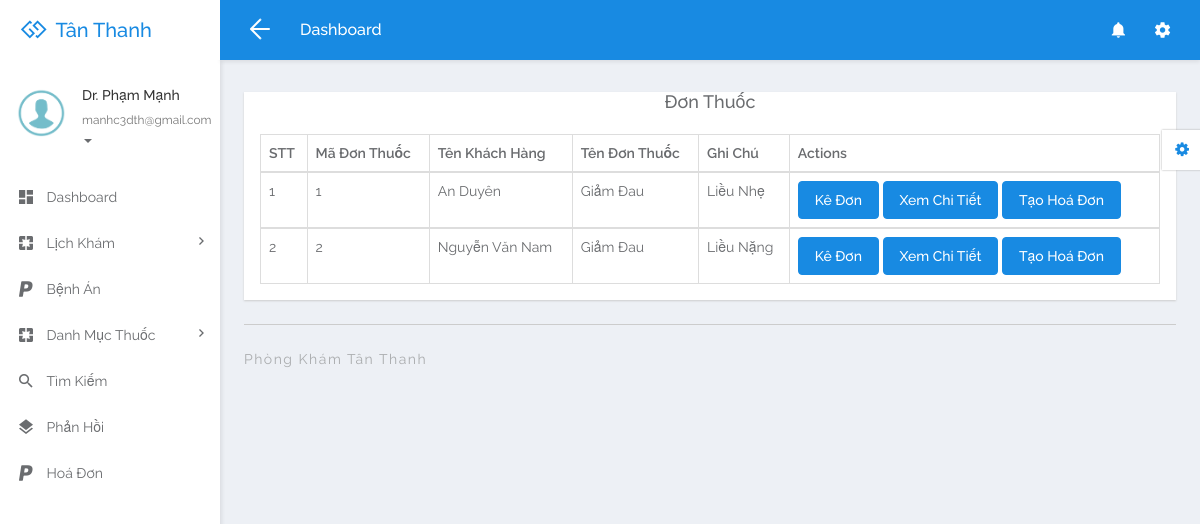
Screenshot of /doctor/donthuoc.php (signed in) with the database file from the repository.
### tables this page shows
CREATE TABLE `tbldoctor` (
  `ID` int(5) NOT NULL,
  `FullName` varchar(250) DEFAULT NULL,
  `MobileNumber` bigint(10) DEFAULT NULL,
  `Email` varchar(250) DEFAULT NULL,
  `Specialization` varchar(250) DEFAULT NULL,
  `Password` varchar(259) DEFAULT NULL,
  `qrcode` varchar(255) DEFAULT NULL,
  `role` int(11) NOT NULL,
  `CreationDate` timestamp NULL DEFAULT current_timestamp()
);

CREATE TABLE `donthuoc` (
  `id_donthuoc` int(11) NOT NULL COMMENT 'Primary Key',
  `hosobenhan_id` int(11) DEFAULT NULL,
  `tenkhachhang` varchar(255) DEFAULT NULL,
  `tendonthuoc` varchar(255) DEFAULT NULL,
  `ghichu` varchar(255) DEFAULT NULL,
  `create_time` datetime DEFAULT NULL COMMENT 'Create Time'
);

### doctor/donthuoc.php (the view, shortened to what this page needs)
<?php
include('includes/dbconnection.php');
if (strlen($_SESSION['damsid']==0)) {
  header('location:logout.php');
  } else{
  ?>
<!DOCTYPE html>
<html lang="en">
<head>
	<link rel="stylesheet" href="libs/bower/font-awesome/css/font-awesome.min.css">
	<link rel="stylesheet" href="libs/bower/material-design-iconic-font/dist/css/material-design-iconic-font.css">
	<link rel="stylesheet" href="libs/bower/animate.css/animate.min.css">
	<link rel="stylesheet" href="libs/bower/fullcalendar/dist/fullcalendar.min.css">
	<link rel="stylesheet" href="libs/bower/perfect-scrollbar/css/perfect-scrollbar.css">
	<link rel="stylesheet" href="assets/css/bootstrap.css">
	<link rel="stylesheet" href="assets/css/core.css">
	<link rel="stylesheet" href="assets/css/app.css">
</head>
<body class="menubar-left menubar-unfold menubar-light theme-primary">
<?php include_once('includes/header.php');?>
<?php include_once('includes/sidebar.php');?>
<main id="app-main" class="app-main">
  <div class="wrap">
	<section class="app-content">
		<div class="row">
			<div class="col-md-12">
				<div class="widget">
  <h4 align="center">Đơn Thuốc </h4>
					<div class="widget-body">
						<div class="table-responsive">
							<table class="table table-bordered table-hover js-basic-example dataTable table-custom">
								<thead>
									<tr>
										<th>STT</th>
										<th>Mã Đơn Thuốc</th>
										<th>Tên Khách Hàng</th>
										<th>Tên Đơn Thuốc</th>
										<th>Ghi Chú</th>
                                        <th>Actions</th>
									</tr>
								</thead>
								<tbody>
                  <?php
$sql="SELECT * from donthuoc ";
$result = $dbh->query($sql);
$data=$result->fetchAll();
$cnt=1;
foreach($data as $row)
{               ?>
									<tr>
										<td><?php echo  ($cnt);?></td>
										<td><?php  echo ($row['id_donthuoc']);?></td>
										<td><?php  echo ($row['tenkhachhang']);?></td>
										<td><?php  echo ($row['tendonthuoc']);?></td>
										<td><?php  echo ($row['ghichu']);?></td>
										<td>
										<a href="add-chitietdonthuoc.php?editid=<?php echo htmlentities ($row['id_donthuoc']);?>" class="btn btn-primary">Kê Đơn</a>
                                        <a href="chitietdonthuoc.php?editid=<?php echo htmlentities ($row['id_donthuoc']);?>" class="btn btn-primary">Xem Chi Tiết </a>
                                        <a href="add-hoadon.php?editid=<?php echo htmlentities ($row['id_donthuoc']);?>" class="btn btn-primary">Tạo Hoá Đơn </a>
										</td>
									</tr>
								</tbody>
                <?php
$cnt=$cnt+1;
} }?>
							</table>
						</div>
					</div>
				</div>
			</div>
		</div>
	</section>
</div>
  <?php include_once('includes/footer.php');?>
</main>
<?php include_once('includes/customizer.php');?>
</body>
</html>

### doctor/includes/sidebar.php (shortened to what this page needs)
<aside id="menubar" class="menubar light">
  <div class="app-user">
    <div class="media">
      <div class="media-left">
        <div class="avatar avatar-md avatar-circle">
          <a href="javascript:void(0)"><img class="img-responsive" src="assets/images/images.png" alt="avatar"/></a>
        </div>
      </div>
      <div class="media-body">
        <div class="foldable">
          <?php
$eid=$_SESSION['damsid'];
$sql="SELECT FullName,Email from  tbldoctor where ID=:eid";
$query = $dbh -> prepare($sql);
$query->bindParam(':eid',$eid,PDO::PARAM_STR);
$query->execute();
$results=$query->fetchAll(PDO::FETCH_OBJ);
foreach($results as $row)
{
$email=$row->Email;
$fname=$row->FullName;
}   ?>
          <h5><a href="javascript:void(0)" class="username"><?php  echo $fname ;?></a></h5>
          <ul>
            <li class="dropdown">
              <a href="javascript:void(0)" class="dropdown-toggle usertitle" data-toggle="dropdown" aria-haspopup="true" aria-expanded="false">
                <small><?php  echo $email;?></small>
                <span class="caret"></span>
              </a>
            </li>
          </ul>
        </div>
      </div>
    </div>
  </div>
  <div class="menubar-scroll">
    <div class="menubar-scroll-inner">
      <ul class="app-menu">
        <li class="has-submenu">
          <a href="dashboard.php">
            <i class="menu-icon zmdi zmdi-view-dashboard zmdi-hc-lg"></i>
            <span class="menu-text">Dashboard</span>
          </a>
        </li>
       <li class="has-submenu">
          <a href="javascript:void(0)" class="submenu-toggle">
            <i class="menu-icon zmdi zmdi-pages zmdi-hc-lg"></i>
            <span class="menu-text">Lịch Khám</span>
            <i class="menu-caret zmdi zmdi-hc-sm zmdi-chevron-right"></i>
          </a>
        </li>
        <li>
          <a href="medicalrecord.php">
            <i class="menu-icon zmdi zmdi-paypal zmdi-hc-lg"></i>
            <span class="menu-text">Bệnh Án</span>
          </a>
        </li>
        <li class="has-submenu">
          <a href="javascript:void(0)" class="submenu-toggle">
            <i class="menu-icon zmdi zmdi-pages zmdi-hc-lg"></i>
            <span class="menu-text">Danh Mục Thuốc</span>
            <i class="menu-caret zmdi zmdi-hc-sm zmdi-chevron-right"></i>
          </a>
        </li>
        <li>
          <a href="search.php">
            <i class="menu-icon zmdi zmdi-search zmdi-hc-lg"></i>
            <span class="menu-text">Tìm Kiếm</span>
          </a>
        </li>
        <li>
          <a href="appointment-bwdates.php">
            <i class="menu-icon zmdi zmdi-layers zmdi-hc-lg"></i>
            <span class="menu-text">Phản Hồi</span>
          </a>
        </li>
        <li>
          <a href="invoices.php">
            <i class="menu-icon zmdi zmdi-paypal zmdi-hc-lg"></i>
            <span class="menu-text">Hoá Đơn</span>
          </a>
        </li>
      </ul>
    </div>
  </div>
</aside>

### rows the page displays
tbldoctor: FullName "Dr. Phạm Mạnh", Email "manhc3dth@gmail.com"
donthuoc: id_donthuoc "1", tenkhachhang "An Duyên", tendonthuoc "Giảm Đau", ghichu "Liều Nhẹ"
donthuoc: id_donthuoc "2", tenkhachhang "Nguyễn Văn Nam", tendonthuoc "Giảm Đau", ghichu "Liều Nặng"
